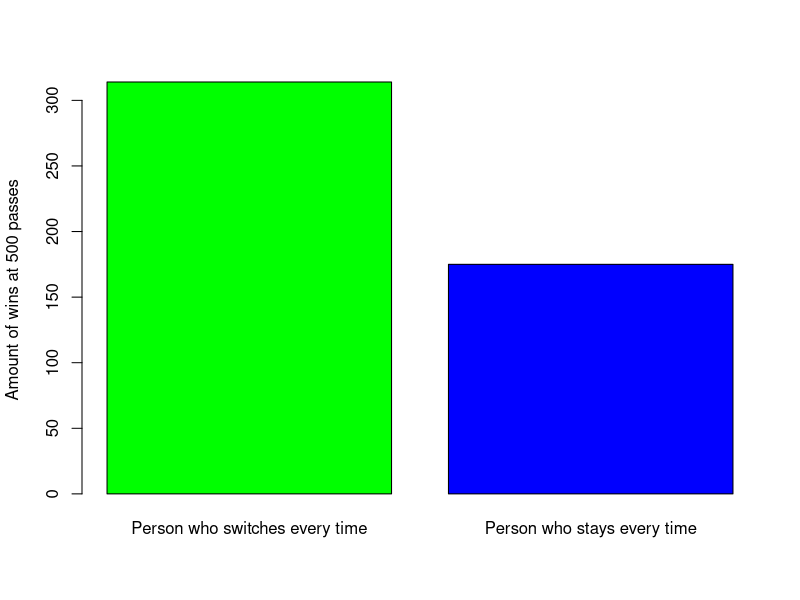

Source code (R):
#Author: Marco/Tarnus88
#Simulates and visualizes the Monty Hall Problem, using two test-"persons", one person who will always switch and another person who will stay in front of the same door.
#1 = Winning ("Car"), = 0 Losing ("goat").

matrixlaenge=500 #this variable determines how many testcases are generated
Ziegendaten<-matrix(0, nrow=matrixlaenge,ncol=3,dimnames=list(c(1:matrixlaenge),c("A","B","C")))

nichtwechsler<-c(1:matrixlaenge)
wechsler<-c(1:matrixlaenge)

fuellertest=0

#fills matrix randomly with 0 and 1
for (i in 1:matrixlaenge){
	while(fuellertest!=1)
	{
		fueller <- sample(c(0,1),3,replace=TRUE)
		fuellertest<-sum(fueller)
	}
	fuellertest=0
	
	Ziegendaten[i,1:3]<-fueller
}

#Person who never switches
for (i in 1:matrixlaenge) {
	tuerentscheidung<-sample(c(1:3),1)
	if (Ziegendaten[i,tuerentscheidung]==1) {
		nichtwechsler[i]<-1
	}else {
		nichtwechsler[i]<-0
	}
}

#Person who always switches
for (i in 1:matrixlaenge) {
	tuerentscheidung<-sample(c(1:3),1)
	if (Ziegendaten[i,tuerentscheidung]==0) {
		wechsler[i]<-1
	} else {
		wechsler[i]<-0
	}
}
ytitel<-paste("Amount of wins at", matrixlaenge, "passes")	
png(file="montyhallproblem.png", width=800,height=800)
barplot(c(sum(wechsler),sum(nichtwechsler)),names.arg=c("Person who switches every time","Person who stays every time"),ylab=ytitel,col=c("green","blue"))
dev.off()
